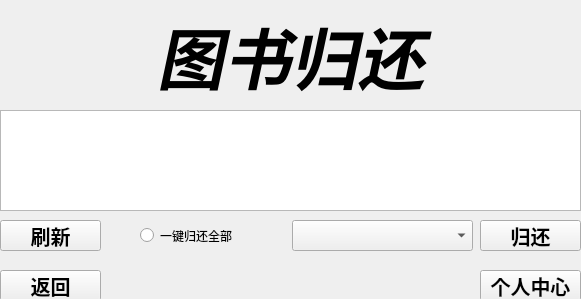
<?xml version="1.0" encoding="UTF-8"?>
<ui version="4.0">
 <class>UserReturnBooks</class>
 <widget class="QWidget" name="UserReturnBooks">
  <property name="geometry">
   <rect>
    <x>0</x>
    <y>0</y>
    <width>581</width>
    <height>299</height>
   </rect>
  </property>
  <property name="windowTitle">
   <string>Form</string>
  </property>
  <widget class="QPushButton" name="personalcenter_pushbutton">
   <property name="enabled">
    <bool>true</bool>
   </property>
   <property name="geometry">
    <rect>
     <x>480</x>
     <y>270</y>
     <width>101</width>
     <height>31</height>
    </rect>
   </property>
   <property name="font">
    <font>
     <pointsize>15</pointsize>
     <weight>75</weight>
     <bold>true</bold>
    </font>
   </property>
   <property name="text">
    <string>个人中心</string>
   </property>
  </widget>
  <widget class="QPushButton" name="freshtable_pushbutton">
   <property name="enabled">
    <bool>true</bool>
   </property>
   <property name="geometry">
    <rect>
     <x>0</x>
     <y>220</y>
     <width>101</width>
     <height>31</height>
    </rect>
   </property>
   <property name="font">
    <font>
     <pointsize>15</pointsize>
     <weight>75</weight>
     <bold>true</bold>
    </font>
   </property>
   <property name="text">
    <string>刷新</string>
   </property>
  </widget>
  <widget class="QComboBox" name="comboBox">
   <property name="geometry">
    <rect>
     <x>292</x>
     <y>220</y>
     <width>181</width>
     <height>31</height>
    </rect>
   </property>
  </widget>
  <widget class="QRadioButton" name="select_radioButton">
   <property name="geometry">
    <rect>
     <x>140</x>
     <y>220</y>
     <width>111</width>
     <height>31</height>
    </rect>
   </property>
   <property name="text">
    <string>一键归还全部</string>
   </property>
  </widget>
  <widget class="QLabel" name="label">
   <property name="geometry">
    <rect>
     <x>30</x>
     <y>10</y>
     <width>521</width>
     <height>91</height>
    </rect>
   </property>
   <property name="sizePolicy">
    <sizepolicy hsizetype="Fixed" vsizetype="Fixed">
     <horstretch>0</horstretch>
     <verstretch>0</verstretch>
    </sizepolicy>
   </property>
   <property name="font">
    <font>
     <pointsize>50</pointsize>
     <weight>75</weight>
     <italic>true</italic>
     <bold>true</bold>
     <underline>false</underline>
    </font>
   </property>
   <property name="frameShape">
    <enum>QFrame::NoFrame</enum>
   </property>
   <property name="frameShadow">
    <enum>QFrame::Plain</enum>
   </property>
   <property name="text">
    <string>图书归还</string>
   </property>
   <property name="textFormat">
    <enum>Qt::AutoText</enum>
   </property>
   <property name="scaledContents">
    <bool>false</bool>
   </property>
   <property name="alignment">
    <set>Qt::AlignCenter</set>
   </property>
   <property name="wordWrap">
    <bool>false</bool>
   </property>
  </widget>
  <widget class="QPushButton" name="returnbook_pushbutton">
   <property name="enabled">
    <bool>true</bool>
   </property>
   <property name="geometry">
    <rect>
     <x>480</x>
     <y>220</y>
     <width>101</width>
     <height>31</height>
    </rect>
   </property>
   <property name="font">
    <font>
     <pointsize>15</pointsize>
     <weight>75</weight>
     <bold>true</bold>
    </font>
   </property>
   <property name="text">
    <string>归还</string>
   </property>
  </widget>
  <widget class="QTableWidget" name="tableWidget">
   <property name="geometry">
    <rect>
     <x>0</x>
     <y>110</y>
     <width>581</width>
     <height>101</height>
    </rect>
   </property>
  </widget>
  <widget class="QPushButton" name="retrun_pushbutton">
   <property name="enabled">
    <bool>true</bool>
   </property>
   <property name="geometry">
    <rect>
     <x>0</x>
     <y>270</y>
     <width>101</width>
     <height>31</height>
    </rect>
   </property>
   <property name="font">
    <font>
     <pointsize>15</pointsize>
     <weight>75</weight>
     <bold>true</bold>
    </font>
   </property>
   <property name="text">
    <string>返回</string>
   </property>
  </widget>
 </widget>
 <resources/>
 <connections/>
</ui>
